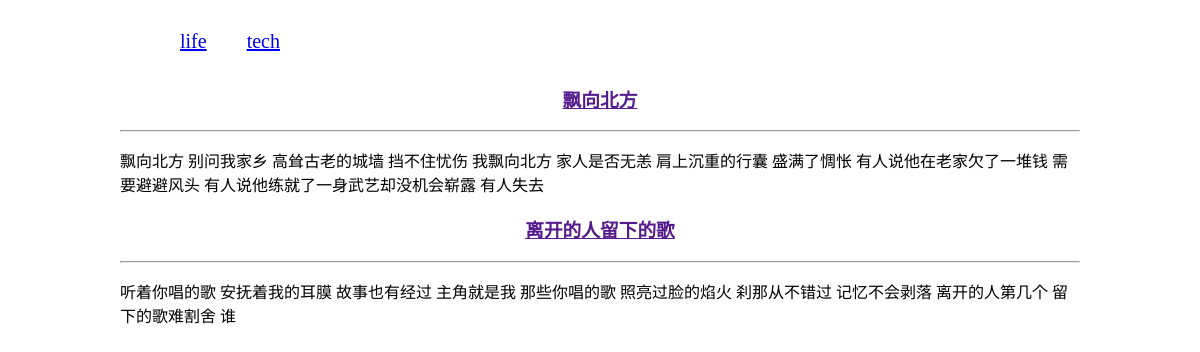
The app's page /?tag=tech with its own data.
### firstapp/models.py (models this page shows, shortened)
class Article(models.Model):
    title = models.CharField(null = True, blank=True,max_length=40)
    content = models.TextField(null = True, blank=True)
    TAG_CHOICES=(
        ('tech','Tech'),
        ('life','Life'),
    )
    tag = models.CharField(null=True,blank=True, max_length=5,choices=TAG_CHOICES)

### firstapp/views.py (the view)
# urls.py: url(r'^$', views.index, name='index'),
def index(request):
    queryset=request.GET.get("tag")
    if queryset:
        articles = Article.objects.filter(tag=queryset)
    else:
        articles = Article.objects.all()
    return render(request,'index.html',{'articles':articles})

### firstapp/templates/index.html (shortened to what this page needs)
<!DOCTYPE html>
<html lang="en">
<head>
</head>
<body>
<div class="nav">
    <ul>
        <li><a href="?tag=life">life</a></li>
        <li><a href="?tag=tech">tech</a></li>
    </ul>
</div>
{% for article in articles %}
<h3><a href="">{{ article.title }}</a></h3>
    <hr>
<p>{{ article.content|truncatechars:100 }}</p>
{% endfor %}
</body>
</html>

### firstapp/templates/index.html (style rules this page uses)
ul { list-style: none; }
body { width: 960px; margin: 0 auto; }
.nav { height: 50px; }
ul li { float: left; }
ul li a { display: inline-block; padding: 0 20px; font: 400 20px/50px 微软雅黑; }
h3 { text-align: center; }

### records on screen
Article: title "飘向北方", content "飘向北方 别问我家乡 高耸古老的城墙 挡不住忧伤 我飘向北方 家人是否无恙 肩上沉重的行囊 盛满了惆怅 有人说他在老家欠了一堆钱 需要避避风头 有人说他练就了一身武艺却没机会崭露 有人失去"
Article: title "离开的人留下的歌", content "听着你唱的歌 安抚着我的耳膜 故事也有经过 主角就是我 那些你唱的歌 照亮过脸的焰火 刹那从不错过 记忆不会剥落 离开的人第几个 留下的歌难割舍 谁"
